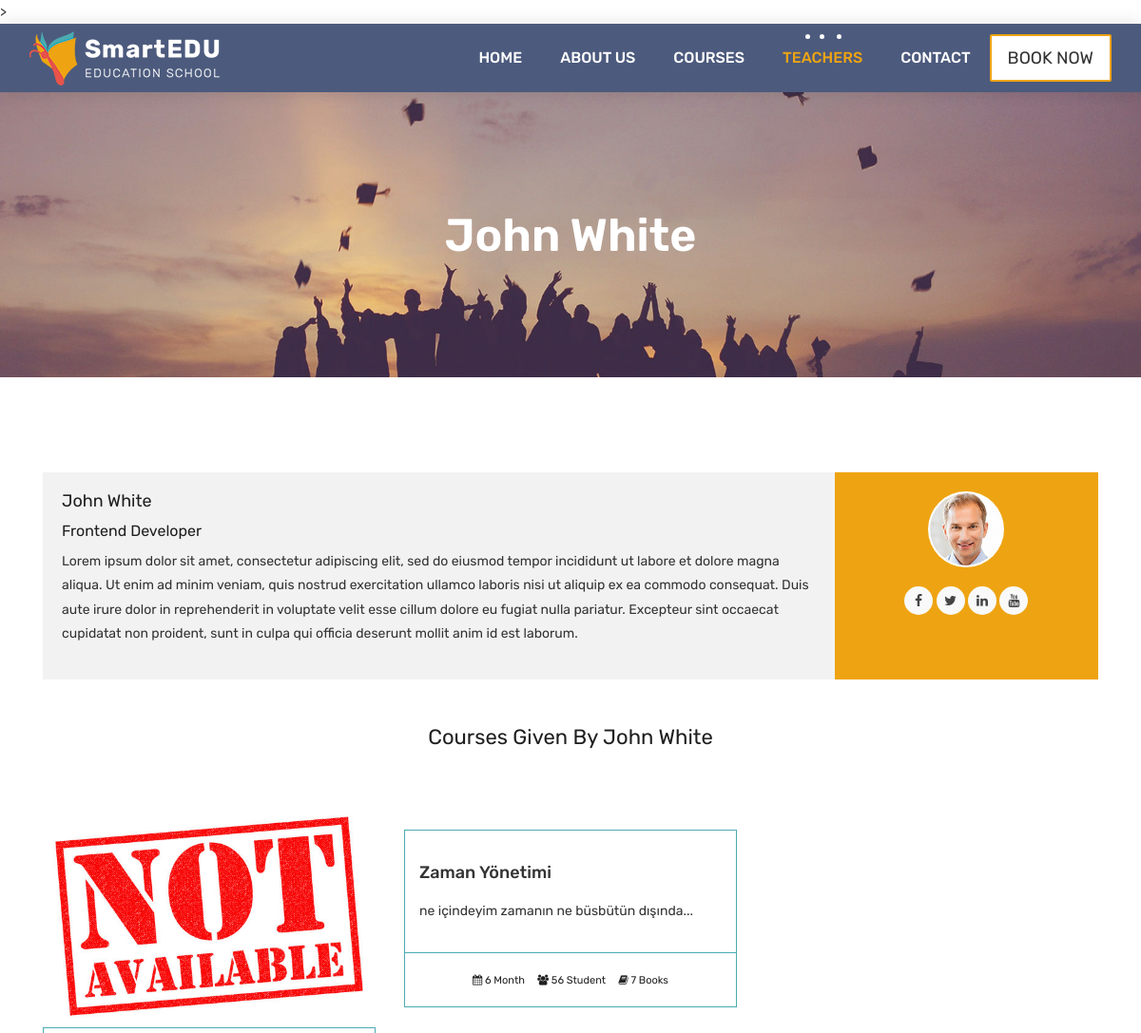
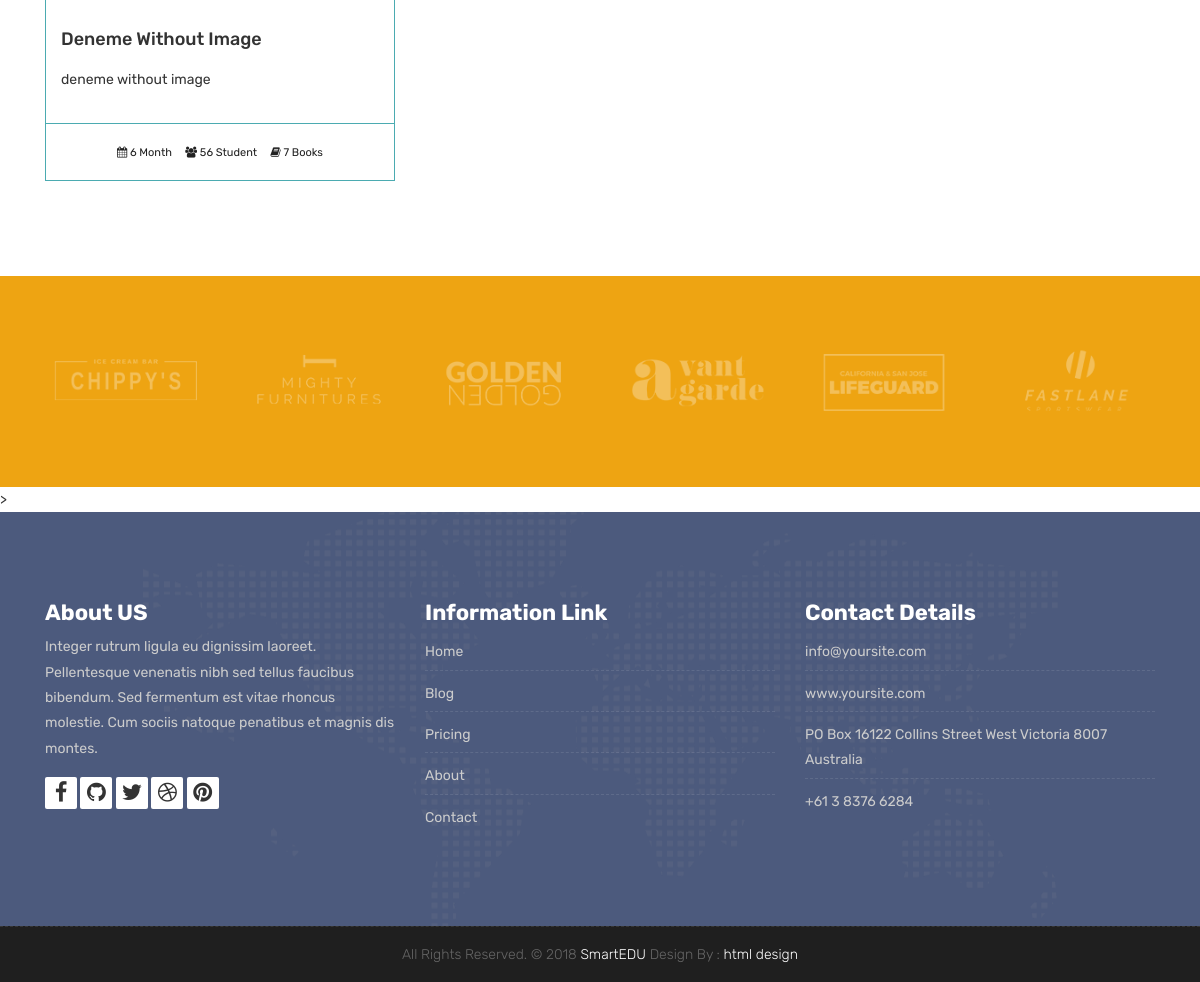
The app's page /teachers/teacher/1 with its own data (2 pictures, top to bottom).
### teachers/models.py (models this page shows, shortened)
class Teacher(models.Model):
    name = models.CharField(max_length=50)
    title = models.CharField(max_length=50)
    description = models.TextField(blank=True, null=True)
    image = models.ImageField(upload_to="teachers/%Y/%m/%d/", default="teachers/default_teacher_image.jpg")
    facebook = models.URLField(max_length=200, blank=True)
    twitter = models.URLField(max_length=200, blank=True)
    linkedin = models.URLField(max_length=200, blank=True)
    youtube = models.URLField(max_length=200, blank=True)

### courses/models.py (models this page shows, shortened)
class Course(models.Model):
    name = models.CharField(max_length=200, unique=True, verbose_name="Course Name", help_text="Enter the course name")
    category = models.ForeignKey(Category, null=True, on_delete=models.DO_NOTHING)
    tags = models.ManyToManyField(Tag, blank=True, null=True)
    teacher = models.ForeignKey(Teacher, null=True, on_delete=models.CASCADE)
    description = models.TextField(blank=True, null=True)
    image = models.ImageField(upload_to="courses/%Y/%m/%d/", default="default_course_image.jpg")
    date = models.DateTimeField(auto_now=True)
    available = models.BooleanField(default=True)

### teachers/views.py (the view)
# urls.py: path('teacher/<int:pk>', TeacherDetailView.as_view(), name="teacher_detail"),
class TeacherDetailView(DetailView):
    model = Teacher
    template_name = 'teacher.html'
    context_object_name = 'teacher'
    def get_context_data(self, **kwargs):
        context = super().get_context_data(**kwargs)
        context['courses'] = Course.objects.filter(available=True, teacher = self.kwargs['pk'])
        return context

### templates/teacher.html
{% extends 'partials/_base.html' %}
{% load static %}
{% block content %}
	<div class="all-title-box">
		<div class="container text-center">
			<h1>
				{{teacher.name}}
			</h1>
		</div>
	</div>
    <div id="overviews" class="section wb">
        <div class="container">
            <div class="row">
                <div class="col-lg-12 blog-post-single">
					<div class="blog-author">
						<div class="author-bio">
							<h3 class="author_name">{{teacher.name}}</h3>
							<h5>{{teacher.title}}</h5>
							<p class="author_det">{{teacher.description}}</p>
						</div>
						<div class="author-desc">
							<img src="{{teacher.image.url}}" alt="about author">
							<ul class="author-social">
								<li><a href="{{teacher.facebook}}"><i class="fa fa-facebook"></i></a></li>
								<li><a href="{{teacher.twitter}}"><i class="fa fa-twitter"></i></a></li>
								<li><a href="{{teacher.linkedin}}"><i class="fa fa-linkedin"></i></a></li>
								<li><a href="{{teacher.youtube}}"><i class="fa fa-youtube"></i></a></li>
							</ul>
						</div>
					</div>
                </div>
            </div>
			<div class="row">
				<div class="col-lg-12">
					<h2 class="text-center my-5"> Courses Given By {{teacher.name}}</h2>
				</div>
				{% for course in courses %}
                <div class="col-lg-4 col-md-6 col-12">
                    <div class="course-item">
						<div class="image-blog">
							<img src="{{course.image.url}}" alt="" class="img-fluid">
						</div>
						<div class="course-br">
							<div class="course-title">
								<h2><a href="{% url 'course_detail' course.category.slug course.id %}" title="">{{course.name}}</a></h2>
							</div>
							<div class="course-desc">
								<p>{{course.description | truncatechars:140}} </p>
							</div>
						</div>
						<div class="course-meta-bot">
							<ul>
								<li><i class="fa fa-calendar" aria-hidden="true"></i> 6 Month</li>
								<li><i class="fa fa-users" aria-hidden="true"></i> 56 Student</li>
								<li><i class="fa fa-book" aria-hidden="true"></i> 7 Books</li>
							</ul>
						</div>
						<br>
					</div>
                </div>
				{% endfor %}
            </div>
		</div>
    </div>
    <div class="parallax section dbcolor">
        <div class="container">
            <div class="row logos">
                <div class="col-md-2 col-sm-2 col-xs-6 wow fadeInUp">
                    <a href="#"><img src="images/logo_01.png" alt="" class="img-repsonsive"></a>
                </div>
                <div class="col-md-2 col-sm-2 col-xs-6 wow fadeInUp">
                    <a href="#"><img src="images/logo_02.png" alt="" class="img-repsonsive"></a>
                </div>
                <div class="col-md-2 col-sm-2 col-xs-6 wow fadeInUp">
                    <a href="#"><img src="images/logo_03.png" alt="" class="img-repsonsive"></a>
                </div>
                <div class="col-md-2 col-sm-2 col-xs-6 wow fadeInUp">
                    <a href="#"><img src="images/logo_04.png" alt="" class="img-repsonsive"></a>
                </div>
                <div class="col-md-2 col-sm-2 col-xs-6 wow fadeInUp">
                    <a href="#"><img src="images/logo_05.png" alt="" class="img-repsonsive"></a>
                </div>
                <div class="col-md-2 col-sm-2 col-xs-6 wow fadeInUp">
                    <a href="#"><img src="images/logo_06.png" alt="" class="img-repsonsive"></a>
                </div>
            </div>
        </div>
    </div>
{% endblock %}

### static/style.css (style rules this page uses)
body { color: #333333; font-size: 14px; font-family: 'Rubik', sans-serif; line-height: 1.80857; }
html, body { height: 100%; }
a { color: #1f1f1f; text-decoration: none !important; outline: none !important; -webkit-transition: all .3s ease-in-out; -moz-transition: all .3s ease-in-out; -ms-transition: all .3s ease-in-out; -o-transition: all .3s ease-in-out; transition: all .3s ease-in-out; }
h1, h2, h3, h4, h5, h6 { letter-spacing: 0; font-weight: normal; position: relative; padding: 0 0 10px 0; font-weight: normal; line-height: 120% !important; color: #1f1f1f; margin: 0 }
h1 { font-size: 24px }
h2 { font-size: 22px }
h3 { font-size: 18px }
h5 { font-size: 14px }
h1 a, h2 a, h3 a, h4 a, h5 a, h6 a { color: #212121; text-decoration: none!important; opacity: 1 }
a { color: #1f1f1f; text-decoration: none; outline: none; }
a, .btn { text-decoration: none !important; outline: none !important; -webkit-transition: all .3s ease-in-out; -moz-transition: all .3s ease-in-out; -ms-transition: all .3s ease-in-out; -o-transition: all .3s ease-in-out; transition: all .3s ease-in-out; }
.dbcolor { background: #eea412; }
.parallax { background-attachment: fixed; background-size: cover; padding: 120px 0; position: relative; width: 100%; }
.section { display: block; position: relative; overflow: hidden; padding: 70px 0; }
.section.wb { background-color: #ffffff; }
.logos img { margin: auto; display: block; text-align: center; width: 100%; opacity: 0.3; }
.all-title-box { background: url(images/banner.jpg)no-repeat; -webkit-background-size: cover; -moz-background-size: cover; -o-background-size: cover; background-size: cover; background-position: center; min-height: 300px; }
.all-title-box h1 { color: #fff; font-weight: 600; text-transform: capitalize; padding-top: 11%; font-size: 48px; line-height: 0px; }
.image-blog img { padding: 0 !important; width: 100%; margin: 0 !important; opacity: 1; -ms-filter: "progid:DXImageTransform.Microsoft.Alpha(Opacity=100)"; -moz-opacity: 1; -khtml-opacity: 1; -webkit-transition: all 150ms ease-in-out; -moz-transition: all 150ms ease-in-out; -o-transition: all 150ms ease-in-out; -ms-transition: all 150ms ease-in-out; transition: all 150ms ease-in-out; }
.blog-author { background: #f2f2f2; overflow: hidden; position: relative; margin-top: 30px; }
.author-bio { display: block; float: left; padding: 20px; position: relative; width: 75%; }
.author-desc { background: #eea412; float: right; height: 100%; min-height: 100%; overflow: hidden; padding: 20px 0; position: absolute; text-align: center; width: 25%; right: 0; }
.author-bio h5 { font-size: 16px; }
.author-desc > img { background: #FFFFFF; border-radius: 50%; -webkit-border-radius: 50%; -moz-border-radius: 50%; margin-bottom: 20px; padding: 2px; max-width: 80px; max-height: 80px; }
.author-social { list-style: none outside none; margin: 0 auto; overflow: hidden; padding: 0; text-align: center; z-index: 9999; }
.author-social li { background: none !important; display: inline-block; }
.author-social li a { color: #444; display: block; height: 30px; text-align: center; width: 30px; border-radius: 50%; -webkit-border-radius: 50%; -moz-border-radius: 50%; -webkit-transition: 0.25s; -moz-transition: 0.25s; -o-transition: 0.25s; transition: 0.25s; background: #f9f9f9; }
.author-social li a i { font-size: 14px; line-height: 30px; margin-right: 0; float: none; }
.course-item { background: #ffffff; }
.course-title > h2 { margin: 15px 0; padding: 0px; }
.course-title a { font-size: 18px; line-height: 25px; font-weight: 500; color: #333333; text-transform: capitalize; }
.course-br { border: 1px solid #4babb1; padding: 15px; }
.course-meta-bot { border: 1px solid #4babb1; border-top: 0px; padding: 15px; }
.course-meta-bot ul { padding: 0px; margin: 0px; display: block; text-align: center; }
.course-meta-bot ul li { display: inline-block; list-style: none; padding: 0px 5px; color: #212121; font-size: 11px; }

### records on screen
Teacher: name "John White", title "Frontend Developer", description "Lorem ipsum dolor sit amet, consectetur adipiscing elit, sed do eiusmod tempor incididunt ut labore et dolore magna aliqua. Ut enim ad minim veniam, quis nostrud exercitation ullamco laboris nisi ut aliquip ex ea commodo consequat. Duis aute irure dolor in reprehenderit in voluptate velit esse cillum dolore eu fugiat nulla pariatur. Excepteur sint occaecat cupidatat non proident, sunt in culpa qui officia deserunt mollit anim id est laborum.", image (picture)
Course: image (placeholder picture), name "Deneme Without Image", description "deneme without image"
Course: name "Zaman Yönetimi", description "ne içindeyim zamanın ne büsbütün dışında..."
